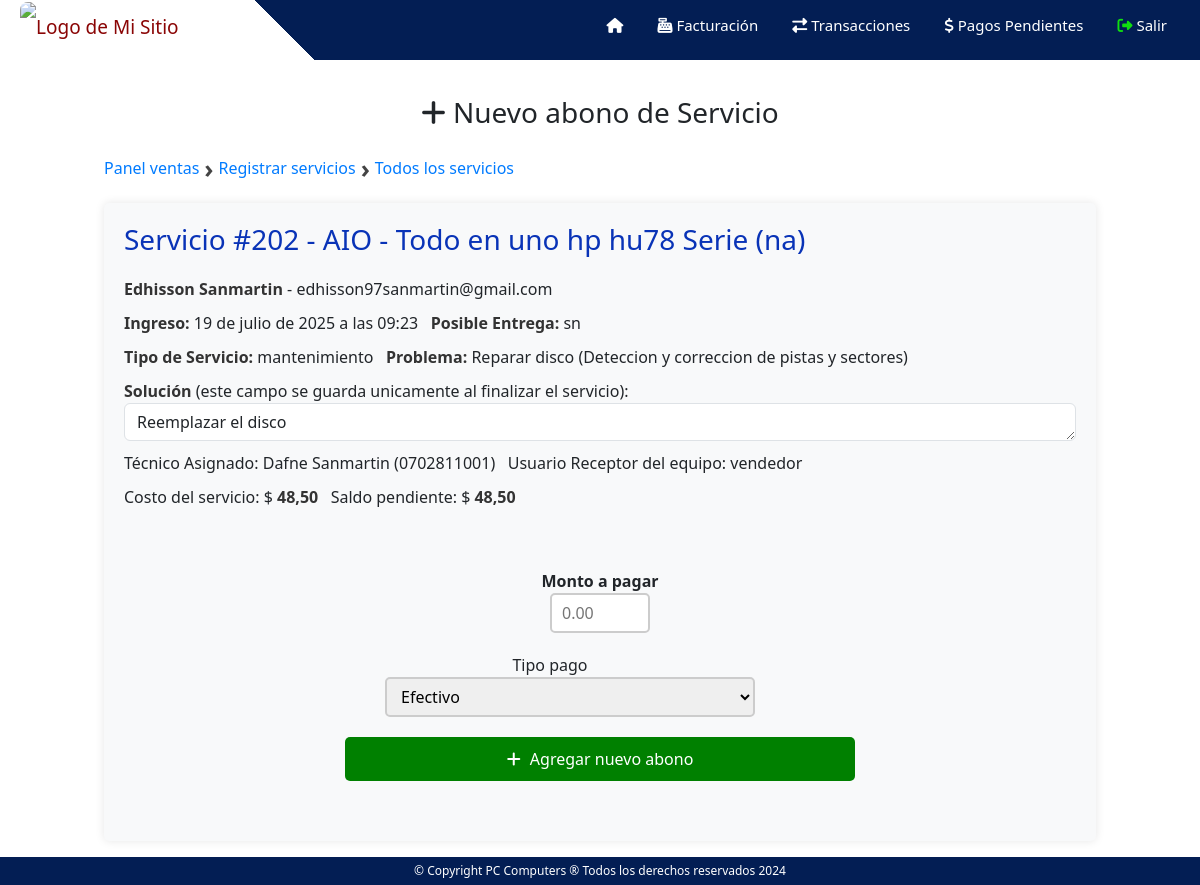
Page /ventas/registro_servicios/abono/202 (signed in) on the earlier database version.
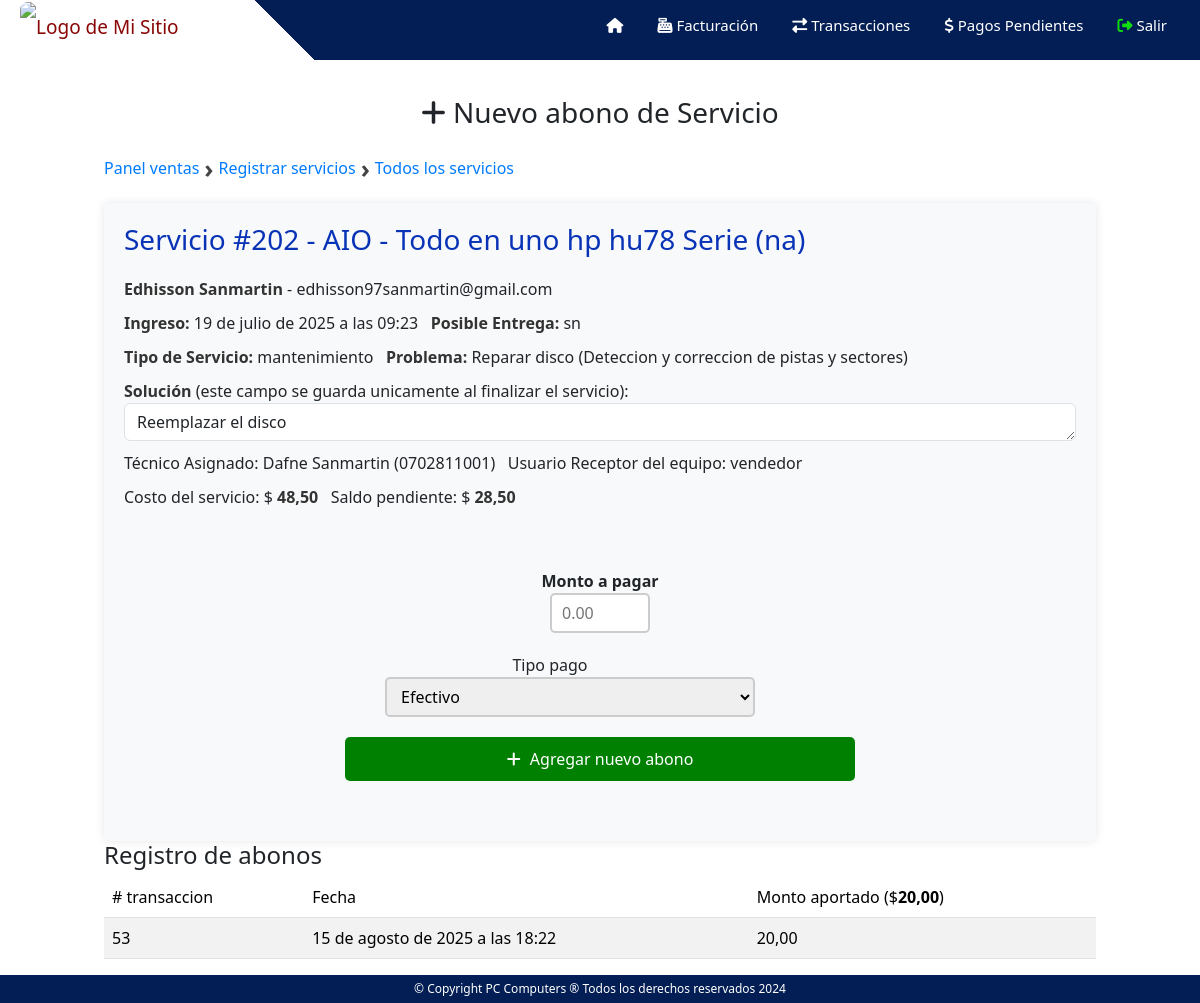
Same page on the later database version.
### ventas/models.py (models this page shows)
class Servicio(models.Model):
    usuario = models.ForeignKey(User, on_delete=models.CASCADE)
    fecha_ingreso = models.DateTimeField(auto_now_add=True)
    fecha_entrega = models.DateTimeField(blank=True, null=True)
    tipo_servicio = models.CharField(max_length=100)
    equipo = models.CharField(max_length=100)
    marca = models.CharField(max_length=100)
    modelo = models.CharField(max_length=100)
    serie = models.CharField(max_length=100)
    descripcion_problema = models.TextField()
    solucion = models.TextField(blank=True, null=True)
    tecnico_asignado = models.CharField(max_length=100)
    usuario_recepta = models.CharField(max_length=100)
    costo = models.DecimalField(max_digits=10, decimal_places=2,blank=True, null=True)
    costo_sin_descuento = models.DecimalField(max_digits=10, decimal_places=2,blank=True, null=True)
    abonado = models.DecimalField(max_digits=10, decimal_places=2,blank=True, null=True)
    saldo = models.DecimalField(max_digits=10, decimal_places=2,blank=True, null=True)
    estado = models.CharField(max_length=15, default='pendiente')#el otro estado es terminado
    numero_reparacion = models.IntegerField(blank=True, null=True)

class PagoServicio(models.Model):
    servicio = models.ForeignKey(Servicio, on_delete=models.CASCADE)
    caja = models.ForeignKey(Caja, on_delete=models.CASCADE)
    fecha = models.DateTimeField(auto_now_add=True)
    abono = models.DecimalField(max_digits=10, decimal_places=2)
    tipoPago = models.CharField(max_length=50)
    numeroCheque = models.CharField(max_length=50, blank=True, null=True)
    banco = models.CharField(max_length=50, blank=True, null=True)
    numeroTransferencia = models.CharField(max_length=50, blank=True, null=True)

### ventas/decorators.py (the view)
    def wrapped_view(request, *args, **kwargs):
        if request.user.is_authenticated and request.user.groups.filter(name='Vendedores').exists():
            return view_func(request, *args, **kwargs)
        else:
            return redirect('/')

### ventas/views.py (called while the page is built)
@vendedor_required
def nuevo_abono(request, id_servicio):
    try:
        servicio = Servicio.objects.get(id = id_servicio)
    except Servicio.DoesNotExist:
        servicio = ''
    try:
        pagoServicio = PagoServicio.objects.filter(servicio = servicio)
    except Servicio.DoesNotExist:
        pagoServicio = ''
    return render(request, 'registro_servicios_abono.html',{"servicio":servicio,"pagoServicio":pagoServicio})

### templates/registro_servicios_abono.html (shortened to what this page needs)
{% extends "ventas.html" %}
{% block content %}
{% load static %}
<h3 class="titulo_abono"><i class="fa-solid fa-plus"></i> Nuevo abono de Servicio</h3>
<div class="breadcrumb">
    <a href="/ventas">Panel ventas</a>
    <span>›</span>
    <a href="/ventas/registro_servicios">Registrar servicios</a>
    <span>›</span>
    <a href="/ventas/servicio/todos_registros">Todos los servicios</a>
</div>
  {% if servicio%}
    <div class="service-details">
      <h3>Servicio #{{ servicio.id }} - {{ servicio.equipo }} {{ servicio.marca }} {{ servicio.modelo }} Serie ({%if servicio.serie%}{{ servicio.serie }}{%else%}NA{%endif%})</h3>
      <div class="service-info">
          <div class="info-item"><strong>{{servicio.usuario.first_name}} {{servicio.usuario.last_name}}</strong> - {{servicio.usuario.email}}</div>
          <div class="info-item"><strong>Ingreso:</strong> {{ servicio.fecha_ingreso }} <strong> &nbsp; Posible Entrega:</strong> {%if servicio.fecha_entrega %}{{ servicio.fecha_entrega }}{%else%}sn{%endif%}</div>
          <div class="info-item"><strong>Tipo de Servicio:</strong> {{ servicio.tipo_servicio }} <strong> &nbsp; Problema:</strong> {{ servicio.descripcion_problema }} </div>
          <div class="info-item">
            <strong>Solución </strong>(este campo se guarda unicamente al finalizar el servicio):
            <textarea id="solucion" name="solucion" class="form-control"  rows="1"  required>{%if servicio.solucion%}{{servicio.solucion}}{%endif%}</textarea>
          </div>
          <div class="info-item">Técnico Asignado: {{ servicio.tecnico_asignado }} &nbsp; Usuario Receptor del equipo: {{ servicio.usuario_recepta }}</div>
          <div class="info-item">Costo del servicio: $ <strong>{{ servicio.costo }}</strong> &nbsp; Saldo pendiente: $ <strong>{{ servicio.saldo }}</strong></div>
      </div>
    {% if servicio.saldo == 0 %}
    <div class="centar_botones_abono">
      <button type="button" class="finalizar-servicio-btn" data-id="{{ servicio.id }}" data-costo="{{ servicio.costo }}" data-problema="{{ servicio.descripcion_problema }}" data-abono="{{ servicio.saldo }}">Finalizar servicio</button>
    </div>
    {% else %}
    <form action="/ventas/registro_servicios/abono/generar_recibo_abono" id="miFormulario" method="post">
    <div class="agregar_abono">
      <div class="pago_abono">
        <label for="cedula" ><strong>Monto a pagar</strong></label>
        <input type="number" id="pago" name="pago" placeholder="0.00" >
        <div class="form-row-pago">
          <label for="tipoPago">Tipo pago</label>
          <select name="tipoPago" id="tipoPago" style="display: block;" onchange="mostrarNumeroCheque()">
              <option value="Efectivo">Efectivo</option>
          </select>
        </div>
    </div>
    <button class="agregarProducto" id="agregarpago"><i class="fa-solid fa-plus"></i> Agregar nuevo abono</i></button>
    </form>
    {% endif %}
  </div>
</div>
  {% if pagoServicio %}
    <h4>Registro de abonos </h4>
    <table class="table table-striped" id="tabla-productos">
        <thead>
        <tr>
            <th scope="col"># transaccion</th>
            <th scope="col">Fecha</th>
            <th scope="col">Monto aportado ($<strong>{{servicio.abonado}}</strong>)</th>
        </tr>
        </thead>
        <tbody id="pagos-tbody">
        {% for ps in pagoServicio%}
          <tr>
            <th scope="col">{{ps.id}}</th>
            <th scope="col">{{ps.fecha}}</th>
            <th scope="col">{{ps.abono}}</th>
          </tr>
        {% endfor%}
        </tbody>
    </table>
    {% endif %}
  {% else %}
  <div class="container_noencontrado">
    <p class="no_servicio">Servicio no encontrado :( por favor intenta nuevamente!</p>
    <a href="/ventas/registro_servicios" class="boton_regresar"><i class="fa-solid fa-rotate-left"></i> Regresar al Módulo de Servicios</a>
  </div>
  {% endif %}
{% endblock %}

Differences in the rows shown:
changed Servicio "AIO - Todo en uno": saldo "48,50" → "28,50"; abonado (not shown) → "20,00"
added PagoServicio: id "53", fecha "15 de agosto de 2025 a las 18:22", abono "20,00"
Other differences:
text now shown: "Registro de abonos # transaccion Fecha Monto aportado ($ )"
